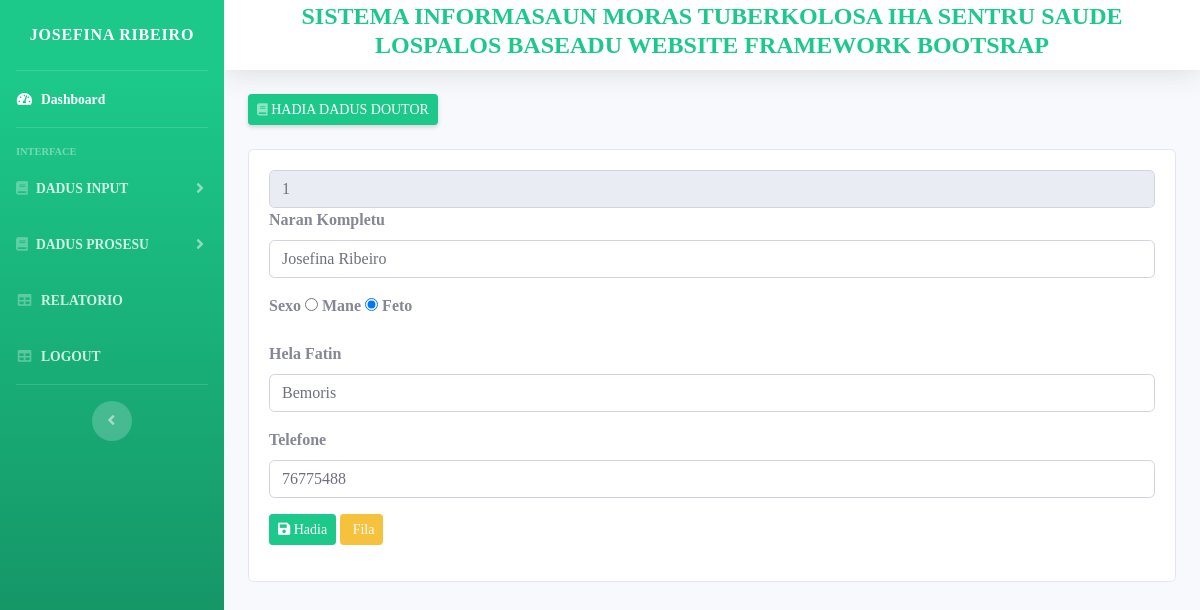
/?page=hadiaDoutor&id=1 (signed in), run on the app's committed database.
### tables this page shows
CREATE TABLE `tb_doutor` (
  `id_doutor` int(11) NOT NULL,
  `nrn_doutor` char(50) NOT NULL,
  `sexo_doutor` enum('mane','feto') NOT NULL,
  `h_fatin` char(50) NOT NULL,
  `no_tlp` int(11) NOT NULL
);

### config/function.php (called while the page is built, shortened)
<?php
function mq($sql){
	global $conn;
	return $mq = mysqli_query($conn, $sql);
}
function mfa($qName){
	return $mfa = mysqli_fetch_array($qName);
}
?>

### database/master/doutor/hadia.php (the view, shortened to what this page needs)
<?php
$id = $_GET['id'];
?>
<div class="col-lg-12 col-md-12">
	<?php
	$data = mfa(mq("SELECT * FROM tb_doutor WHERE id_doutor='$id' "));
	?>
	<div class="card">
		<div class="card-body card-block">
			<form action="" method="post" enctype="multipart/form-data">
				<input type="text" readonly class="form-control" name="id_doutor" value="<?= $data['id_doutor']; ?>">
				<div class="form-group"><label for="company" class=" form-control-label">Naran Kompletu</label><input type="text" name="nrn_doutor" id="company" value="<?= $data['nrn_doutor']; ?>" class="form-control"></div>
				<div class="form-group"><label class=" form-control-label">Sexo</label>
					<input type="radio" name="sexo_doutor" value="mane" <?= $data['sexo_doutor'] == 'mane' ? 'checked' : null ?> > Mane
					<input type="radio" name="sexo_doutor_doutor" value="feto" <?= $data['sexo_doutor'] == 'feto' ? 'checked' : null ?> > Feto
				</div>
				<div class="form-group"><label for="h_fatin" class=" form-control-label">Hela Fatin</label><input type="text" name="h_fatin" id="h_fatin" value="<?= $data['h_fatin']; ?>" class="form-control"></div>
				<div class="form-group"><label for="no_tlp" class=" form-control-label">Telefone</label><input type="text" name="no_tlp" id="folin" value="<?= $data['no_tlp']; ?>" class="form-control"></div>
				<div class="form-group">
					<button type="submit" name="hadia" class="btn btn-success btn-sm"><i class="menu-icon fa fa-save"></i> Hadia</button>
					<a href="?page=doutor" class="btn btn-warning btn-sm"><i class="menu-icon fa fa-mail-reply-all"></i> Fila</a>
				</div>
			</form>
		</div>
	</div>
</div>

### template/sidebar.php (shortened to what this page needs)
<ul class="navbar-nav bg-gradient-success sidebar sidebar-dark accordion" id="accordionSidebar">
           <a class="sidebar-brand d-flex align-items-center justify-content-center" href="?page=dashboard">
               <div class="sidebar-brand-text "><?= $dataAdmin['nrn_admin'] ?></div>
           </a>
           <hr class="sidebar-divider my-0">
           <li class="nav-item active">
               <a class="nav-link" href="?page=dashboard">
                   <i class="fas fa-fw fa-tachometer-alt"></i>
                   <span>Dashboard</span></a>
           </li>
           <hr class="sidebar-divider">
           <div class="sidebar-heading">
               Interface
           </div>
           <li class="nav-item">
               <a class="nav-link collapsed" href="#" data-toggle="collapse" data-target="#collapseTwo"
                   aria-expanded="true" aria-controls="collapseTwo">
                   <i class="fas fa-book"></i>
                   <span>DADUS INPUT</span>
               </a>
           </li>
           <li class="nav-item">
               <a class="nav-link collapsed" href="#" data-toggle="collapse" data-target="#collapseOne"
                   aria-expanded="true" aria-controls="collapseOne">
                   <i class="fas fa-book"></i>
                   <span>DADUS PROSESU</span>
               </a>
           </li>
           <li class="nav-item">
               <a class="nav-link" href="?page=relatorio">
                   <i class="fas fa-fw fa-table"></i>
                   <span>RELATORIO</span></a>
           </li>
           <li class="nav-item">
               <a class="nav-link" href="logs/logout.php">
                   <i class="fas fa-fw fa-table"></i>
                   <span>LOGOUT</span></a>
           </li>
           <hr class="sidebar-divider d-none d-md-block">
           <div class="text-center d-none d-md-inline">
               <button class="rounded-circle border-0" id="sidebarToggle"></button>
           </div>
       </ul>

### template/header.php (style rules this page uses)
* { font-family: MV Boli; font-weight: bold; }

### data on the page
tb_doutor: id_doutor "1", nrn_doutor "Josefina Ribeiro", sexo_doutor "☑", h_fatin "Bemoris", no_tlp "76775488"

### other printed values
$dataAdmin['nrn_admin'] "JOSEFINA RIBEIRO"
$title "HADIA DADUS DOUTOR"
